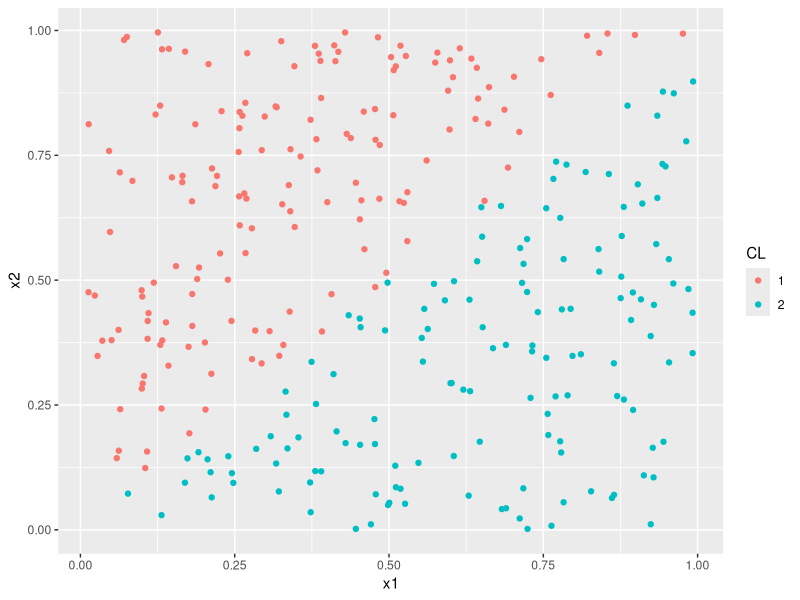

Here is the R script that generated this plot:
## ---- chunk 1
#| include: false

# insert packages here
## ---- chunk 2
library(tidyverse)
set.seed(1)
ss <- 300
x1 <- runif(ss, min = 0, max = 1)
x2 <- runif(ss, min = 0, max = 1)
class <- rep(1 , ss)
class[x1 > x2] <- 2
DFsim <- tibble(x1 = x1, x2 = x2, CL = as.factor(class) )
DFsim |> 
ggplot(aes(x = x1, y = x2, col = CL)) +
  geom_point()
## ---- chunk 3
# grid points from [0,1] x [0,1]
g1 <- rep((1:100)*(1/100), 100)
g2 <- rep((1:100)*(1/100), each = 100)
grid <- data.frame(x1 = g1
                   , x2 = g2)
